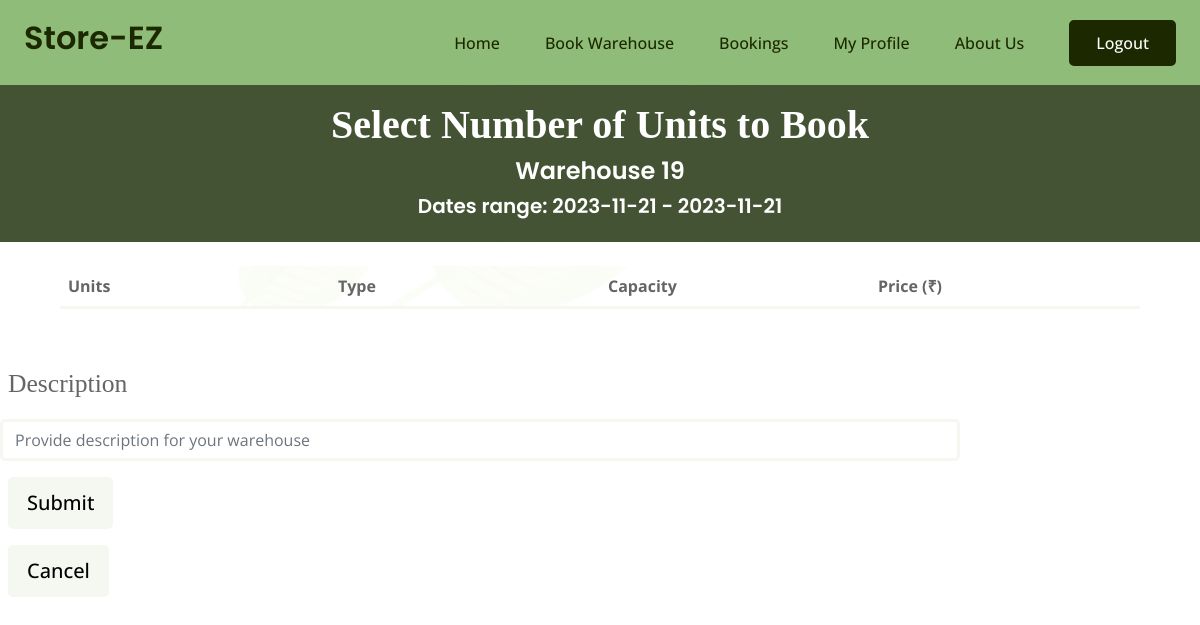
/farmer/book/19/2023-11-21/2023-11-21 (signed in), run on an earlier commit of the app's database.
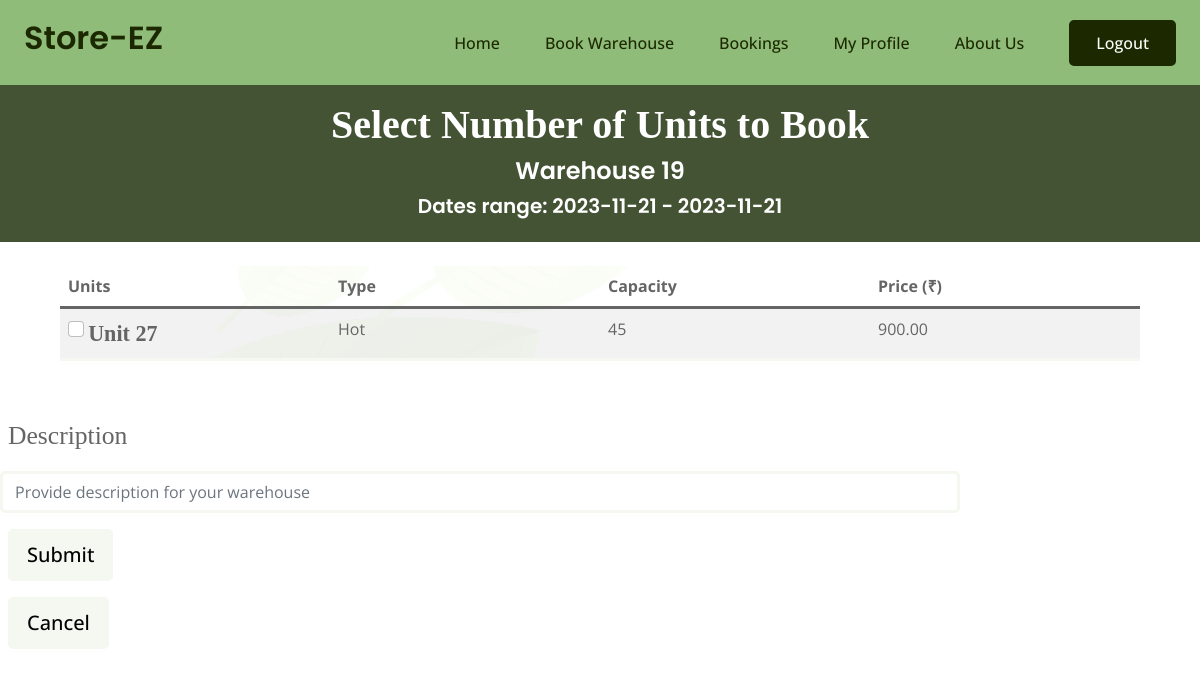
And on a later commit of the database.
### mainapp/models.py (models this page shows, shortened)
class Unit(models.Model):
    id = models.BigAutoField(primary_key=True)
    type = models.CharField(max_length=100) # Check box field
    capacity = models.IntegerField()
    price = models.DecimalField(max_digits=10, decimal_places=2)
    warehouse = models.ForeignKey(Warehouse, on_delete=models.CASCADE)

### farmer/views.py (the view, shortened to what this page needs)
# urls.py: path("farmer/book/<int:id>/<str:start>/<str:end>",views.book,name='book'),
@login_required(login_url='login')
def book(request,id, start, end):
    warehouse = Warehouse.objects.get(id=id)
    all_units = warehouse.unit_set.all()
    end_date = datetime.strptime(end, '%Y-%m-%d').date()
    start_date = datetime.strptime(start, '%Y-%m-%d').date()
    booked_units = Booking.objects.filter(start_date__lte=end_date,end_date__gte=start_date). \
            values_list('unit', flat=True).exclude(unit=None).distinct()
    print("Bookings: ",Booking.objects.filter(start_date__lte=end_date,end_date__gte=start_date))
    print("Booked_units: ",booked_units)
    unbooked_units = all_units.exclude(id__in=booked_units.values_list('unit'))
    total_days = (end_date - start_date).days + 1
    print("Start Date:", start_date)
    print("End Date:", end_date)
    print("Total:",total_days,"Days")
    context = {'startdate':start, 'enddate':end, 'units':unbooked_units, 'total_days':total_days,'id':warehouse.id}
    return render(request,'farmer/book.html',context)

### mainapp/models.py (called while the page is built)
    def __str__(self) -> str:
        return f"{self.id} {self.start_date}-{self.end_date}"

### farmer/templates/farmer/book.html (shortened to what this page needs)
{% extends 'farmerbase.html' %}
{% load static %}
{% block css %}
<link rel="stylesheet" href="{% static 'farmer/tableunit.css' %}">
<link rel="stylesheet" href="{% static 'farmer/style5.css' %}">
<link rel="stylesheet" href="{% static 'farmer/css/cascade.css' %}" />
{% endblock %}
{%block content%}
<div class="outer-box container-fluid " >
  <div class="bg-dgreen">
      <div class="bg-dgreen py-3 d-flex flex-column justify-content-end align-items-center mb-4 rempad">
          <div class="font-large"> <h2 class="text-center ff" style="font-size: 100%; text-decoration-line:none; -webkit-text-fill-color: white;">Select Number of Units to Book</h2><h4 style="color:white">Warehouse {{id}}</h4>
            <h5 style="color:white">Dates range: {{startdate}} - {{enddate}}</h5></div>
        </div>
    </div>
      <form action="" method="post">
        <div class="table-layout">
        <table class="table table-hover table-striped" style="border-radius:20px;  background-image: url({%static 'farmer/bg.png' %})">
          <thead>
            <tr>
              <th scope="col">Units</th>
              <th scope="col">Type</th>
              <th scope="col">Capacity</th>
              <th scope="col">Price (₹)</th>
            </tr>
          </thead>
          {% for unit in units %}
          <tbody>
            <tr>
              <th><input class="form-check-input" name="checkbox" type="checkbox" value="{{unit.id}}">
                <label class="form-check-label ff" for="defaultCheck1" style="font-size: 138%;">
                  Unit {{unit.id}}
                </label></th>
                <td>{{unit.type}}</td>
              <td>{{unit.capacity}}</td>
              <td>{{unit.price}}</td>
            </tr>
          </tbody>
          {% endfor %}
          </table>
        </div>
      <div id="totalPriceDisplay" class="p-2" style="font-size:20px">
      </div>
        <div class="form-group pb-2 redw">
          <label class="py-3 ff m-2 pb-2" for="formGroupExampleInput" style="font-size: 160%;">Description</label>
          <input type="text" class="form-control"  name="description" id="formGroupExampleInput"
            placeholder="Provide description for your warehouse">
        </div>
        <div>
          <input type="submit" class="btn btn-light btn-lg mg m-2 pb-2">
        </form>
        <form action="{% url 'search'%}" method="post">
          <button class="btn btn-light btn-lg mg m-2 pb-2" onclick="location.href='{% url 'search' %}'" type='submit'> Cancel </button>
        </form>
        </div>
{% endblock %}

### templates/farmerbase.html (shortened to what this page needs)
<!DOCTYPE html>
{% load static %}
<html lang="en">
<head>
    <link href="https://cdnjs.cloudflare.com/ajax/libs/font-awesome/5.10.0/css/all.min.css" rel="stylesheet">
    <link href="https://cdn.jsdelivr.net/npm/bootstrap-icons@1.4.1/font/bootstrap-icons.css" rel="stylesheet">
    <link href="{%static 'css/bootstrap.min.css' %}" rel="stylesheet">
    <link href="{%static 'css/base.css' %}" rel="stylesheet">
    {% block css %}
    {% endblock %}
</head>
<body>
    <div class="container-fluid sticky-top bg-primary">
        <div class="container ">
            <nav class="navbar navbar-expand-lg navbar-light p-0 ">
                <a href="{% url 'homepage' %}" class="navbar-brand">
                    <h2 class="text-black">Store-EZ</h2>
                </a>
                <div class="collapse navbar-collapse" id="navbarCollapse">
                    <div class="navbar-nav ms-auto">
                        <a href="{% url 'homepage' %}" class="nav-item nav-link text-black">Home</a>
                        {% if request.user.is_authenticated %}
                            <a href="{% url 'search' %}" class="nav-item nav-link">Book Warehouse</a>
                            <a href="{% url 'farmer_currentbooking' %}" class="nav-item nav-link">Bookings</a>
                            <a href="{% url 'farmer_profile' %}" class="nav-item nav-link">My Profile</a>
                        {% endif %}
                        <a href="{% url 'aboutus' %}" class="nav-item nav-link">About Us</a>
                    </div>
                    {% if request.user.is_authenticated %}
                    <a href="{% url 'logout' %}" class="btn btn-dark py-2 px-4 d-none d-lg-inline-block">Logout</a>
                    {% else %}
                    <a href="{% url 'login' %}" class="btn btn-dark py-2 px-4 d-none d-lg-inline-block">Login/Sign Up</a>
                    {% endif %}
                </div>
            </nav>
        </div>
    </div>
    {% block content %}
    {% endblock content %}
</body>
</html>

### static/css/base.css (style rules this page uses)
.btn { font-weight: 500; transition: .5s; }
.sticky-top { top: -150px; transition: .5s; }
.navbar { padding: 11px 0 !important; height: 85px; }
.navbar .navbar-nav .nav-link { margin-right: 45px; padding: 0; color: var(--bs-dark); font-weight: 500; transition: .5s; outline: none; }
* { margin:0; padding:0; box-sizing:border-box; }

### farmer/static/farmer/tableunit.css (style rules this page uses)
.table-layout { margin: auto; width: 90%; }

### farmer/static/farmer/style5.css (style rules this page uses)
.ff { font-family: "Times New Roman", Times, serif; }
.redw { width: 80%; }

### farmer/static/farmer/css/cascade.css (style rules this page uses)
.outer-box { padding-left: 0%; padding-right: 0%; }
.bg-primary { background-color: black; }
.bg-dgreen { background-color: #435334; }
.font-large { color: white; font-size: 2.5em; text-align: center; }
.rempad { border-radius: 50%; }
table { table-layout: fixed ; width: 100% ; }
td { width: 33% ; }

What changed in the data, as far as the page shows it:
added Unit: id "27", type "Hot", capacity "45", price "900.00"
